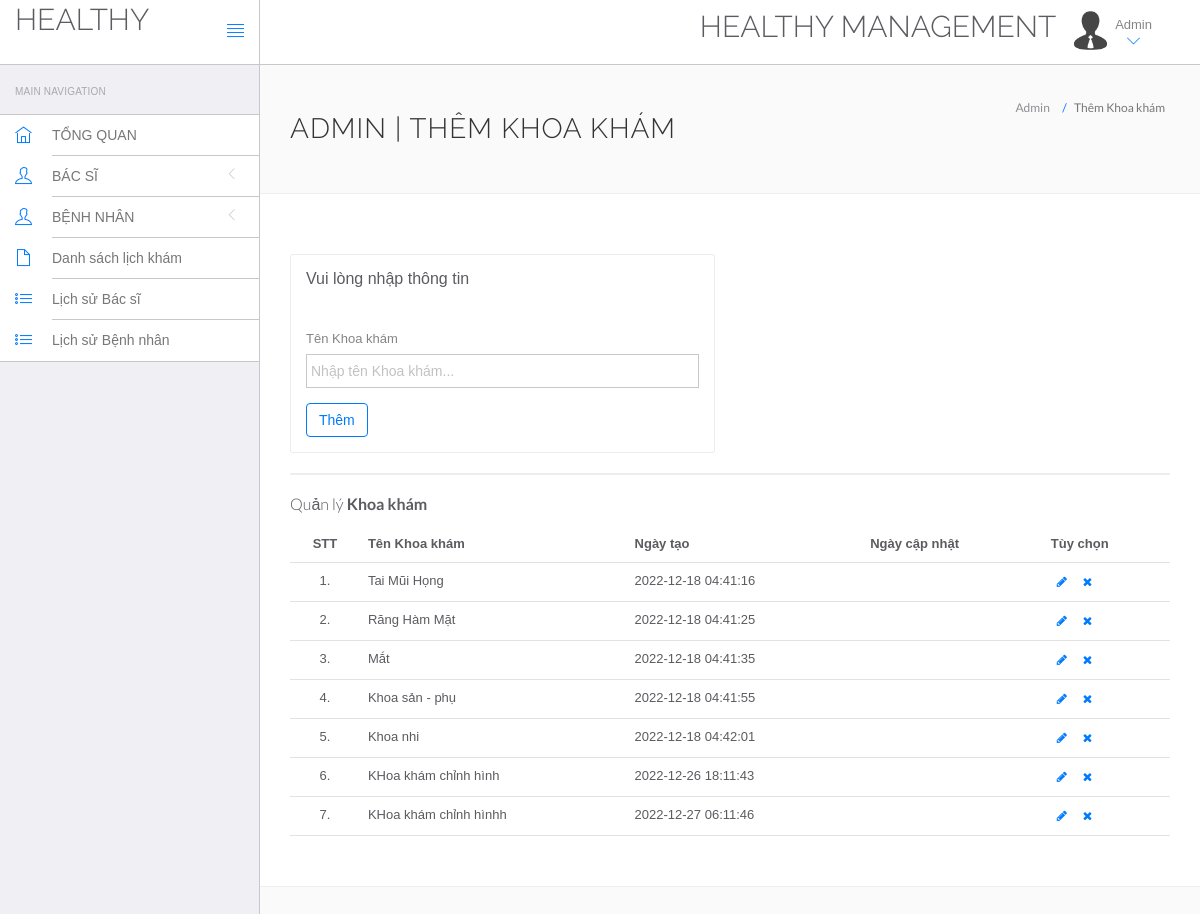
/hms/admin/doctor-specilization.php (signed in), run on the app's committed database.
### tables this page shows
CREATE TABLE IF NOT EXISTS `doctorspecilization` (
  `id` int(11) NOT NULL AUTO_INCREMENT,
  `specilization` varchar(255) NOT NULL,
  `creationDate` timestamp NOT NULL DEFAULT CURRENT_TIMESTAMP,
  `updationDate` varchar(255) NOT NULL,
  PRIMARY KEY (`id`)
);

### hms/admin/doctor-specilization.php (the view, shortened to what this page needs)
<!DOCTYPE html>
<html lang="en">
	<head>
		<link rel="stylesheet" href="vendor/bootstrap/css/bootstrap.min.css">
		<link rel="stylesheet" href="vendor/fontawesome/css/font-awesome.min.css">
		<link rel="stylesheet" href="vendor/themify-icons/themify-icons.min.css">
		<link href="vendor/animate.css/animate.min.css" rel="stylesheet" media="screen">
		<link href="vendor/perfect-scrollbar/perfect-scrollbar.min.css" rel="stylesheet" media="screen">
		<link href="vendor/switchery/switchery.min.css" rel="stylesheet" media="screen">
		<link href="vendor/bootstrap-touchspin/jquery.bootstrap-touchspin.min.css" rel="stylesheet" media="screen">
		<link href="vendor/select2/select2.min.css" rel="stylesheet" media="screen">
		<link href="vendor/bootstrap-datepicker/bootstrap-datepicker3.standalone.min.css" rel="stylesheet" media="screen">
		<link href="vendor/bootstrap-timepicker/bootstrap-timepicker.min.css" rel="stylesheet" media="screen">
		<link rel="stylesheet" href="assets/css/styles.css">
		<link rel="stylesheet" href="assets/css/plugins.css">
		<link rel="stylesheet" href="assets/css/themes/theme-1.css" id="skin_color" />
	</head>
	<body>
		<div id="app">
<?php include('include/sidebar.php');?>
			<div class="app-content">
						<?php include('include/header.php');?>
				<div class="main-content" >
					<div class="wrap-content container" id="container">
						<section id="page-title">
							<div class="row">
								<div class="col-sm-8">
									<h1 class="mainTitle">Admin | Thêm Khoa khám</h1>
																	</div>
								<ol class="breadcrumb">
									<li>
										<span>Admin</span>
									</li>
									<li class="active">
										<span>Thêm Khoa khám</span>
									</li>
								</ol>
							</div>
						</section>
						<div class="container-fluid container-fullw bg-white">
							<div class="row">
								<div class="col-md-12">
									<div class="row margin-top-30">
										<div class="col-lg-6 col-md-12">
											<div class="panel panel-white">
												<div class="panel-heading">
													<h5 class="panel-title">Vui lòng nhập thông tin</h5>
												</div>
												<div class="panel-body">
													<form role="form" name="dcotorspcl" method="post" >
														<div class="form-group">
															<label for="exampleInputEmail1">
																Tên Khoa khám
															</label>
							<input type="text" name="doctorspecilization" class="form-control"  placeholder="Nhập tên Khoa khám...">
														</div>
														<button type="submit" name="submit" class="btn btn-o btn-primary">
															Thêm
														</button>
													</form>
												</div>
											</div>
										</div>
											</div>
										</div>
									<div class="col-lg-12 col-md-12">
											<div class="panel panel-white">
											</div>
										</div>
									</div>
									<div class="row">
								<div class="col-md-12">
									<h5 class="over-title margin-bottom-15">Quản lý <span class="text-bold">Khoa khám</span></h5>
									<table class="table table-hover" id="sample-table-1">
										<thead>
											<tr>
												<th class="center">STT</th>
												<th>Tên Khoa khám</th>
												<th class="hidden-xs">Ngày tạo</th>
												<th>Ngày cập nhật</th>
												<th>Tùy chọn</th>
											</tr>
										</thead>
										<tbody>
<?php
$sql=mysql_query("select * from doctorSpecilization");
$cnt=1;
while($row=mysql_fetch_array($sql))
{
?>
											<tr>
												<td class="center"><?php echo $cnt;?>.</td>
												<td class="hidden-xs"><?php echo $row['specilization'];?></td>
												<td><?php echo $row['creationDate'];?></td>
												<td><?php echo $row['updationDate'];?>
												</td>
												<td >
												<div class="visible-md visible-lg hidden-sm hidden-xs">
							<a href="edit-doctor-specialization.php?id=<?php echo $row['id'];?>" class="btn btn-transparent btn-xs" tooltip-placement="top" tooltip="Edit"><i class="fa fa-pencil"></i></a>
	<a href="doctor-specilization.php?id=<?php echo $row['id']?>&del=delete" onClick="return confirm('Bạn có chắc chắn muốn xóa?')"class="btn btn-transparent btn-xs tooltips" tooltip-placement="top" tooltip="Remove"><i class="fa fa-times fa fa-white"></i></a>
												</div>
												</td>
											</tr>
											<?php
$cnt=$cnt+1;
											 }?>
										</tbody>
									</table>
								</div>
							</div>
								</div>
							</div>
						</div>
					</div>
				</div>
	</body>
</html>

### hms/admin/assets/css/themes/theme-1.css (style rules this page uses)
body { background: #FAFAFA; }

### data on the page
doctorspecilization: specilization "Tai Mũi Họng", creationDate "2022-12-18 04:41:16"
doctorspecilization: specilization "Răng Hàm Mặt", creationDate "2022-12-18 04:41:25"
doctorspecilization: specilization "Mắt", creationDate "2022-12-18 04:41:35"
doctorspecilization: specilization "Khoa sản - phụ", creationDate "2022-12-18 04:41:55"
doctorspecilization: specilization "Khoa nhi", creationDate "2022-12-18 04:42:01"
doctorspecilization: specilization "KHoa khám chỉnh hình", creationDate "2022-12-26 18:11:43"
doctorspecilization: specilization "KHoa khám chỉnh hìnhh", creationDate "2022-12-27 06:11:46"
